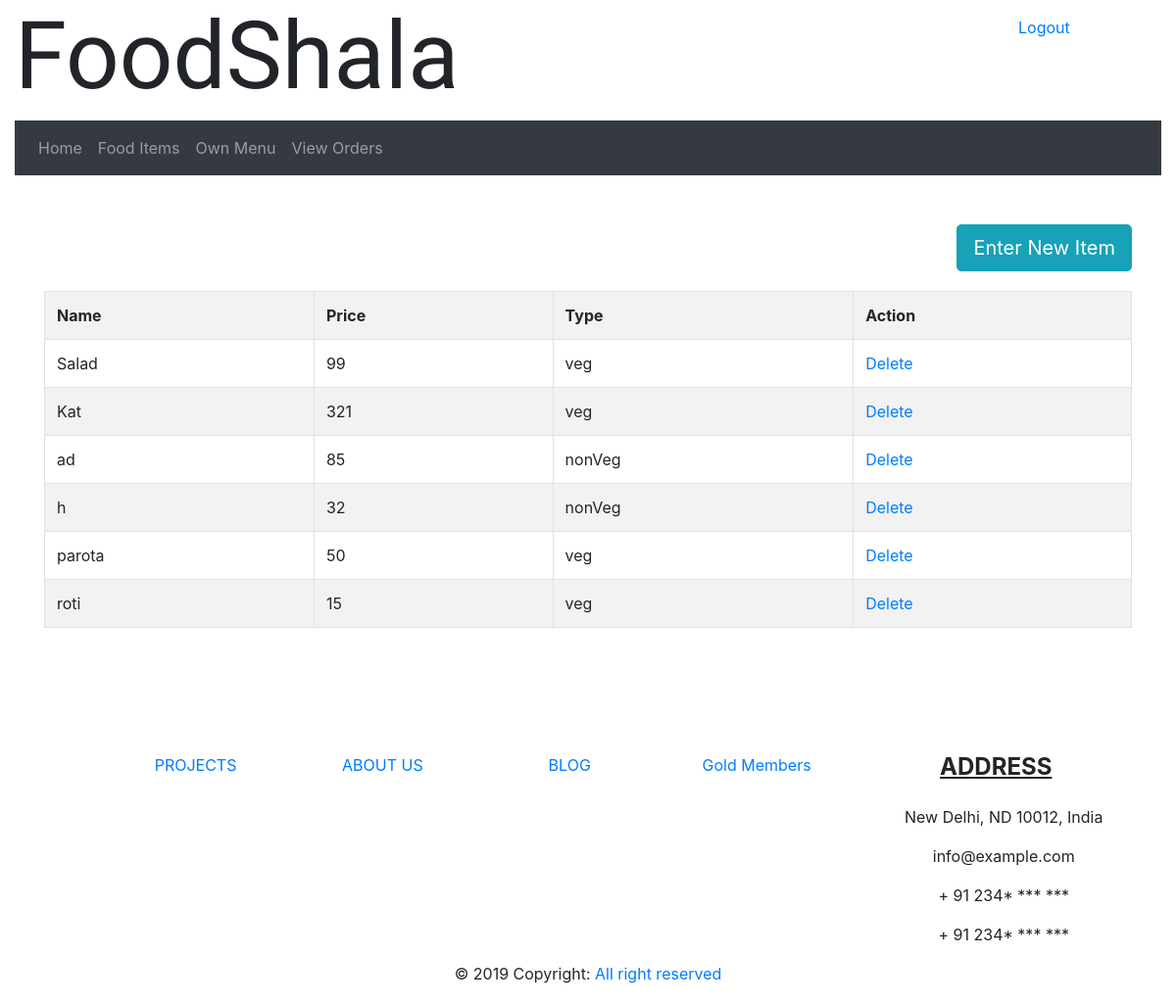
Screenshot of /ownMenu.php (signed in) with the database file from the repository.
### tables this page shows
CREATE TABLE `food` (
  `foodID` int(5) NOT NULL,
  `name` varchar(30) NOT NULL,
  `price` int(5) NOT NULL,
  `type` varchar(7) NOT NULL,
  `rid` int(5) NOT NULL
);

### ownMenuTable.php (the view)
<?php
	$rid=$_SESSION['rid'];
	$query2="select * from food where rid='$rid'";
	$run2=mysqli_query($link,$query2);
?>
<table class="table table-bordered table-hover table-striped" style="background-color: white;">
	<tr>
		<th>Name</th>
		<th>Price</th>
		<th>Type</th>
		<th>Action</th>
	</tr>
	<?php
		while($array=mysqli_fetch_assoc($run2)){
			?>
			<tr>
				<td><?php echo $array['name']; ?></td>
				<td><?php echo $array['price']; ?></td>
				<td><?php echo $array['type']; ?></td>
				<td>
			 		<a href="deleteFood.php?id=<?php echo $array['foodID'];?>">Delete </a>
			 	</td>
			</tr>
	<?php
		}
	?>
</table>

### ownMenu.php (shortened to what this page needs)
<?php
	include("connection.php");
?>
<!DOCTYPE html>
<html>
<head>
   <link rel="stylesheet" href="https://maxcdn.bootstrapcdn.com/bootstrap/4.3.1/css/bootstrap.min.css">
</head>
<body>
	<div class="container-fluid">
	<?php
		include("header.php");
	?>
	</div>
	<div class="container" style="min-height: 500px;">
		<div class="row">
      <div class="col-md-8">
      </div>
      <div class="col-md-4" style="text-align: right;">
  			<button type="button" class="btn btn-info btn-lg" data-toggle="modal" data-target="#myModal" style="margin-bottom: 20px;">Enter New Item</button>
  		</div>
  </div>
		<div>
			<?php include("ownMenuTable.php");?>
		</div>
	</div>
  <?php
      include("footer.php");
    ?>
</body>
</html>

### header.php (shortened to what this page needs)
<div class="row">
	<div class="col-md-10">
		<h1 class="display-1" style="font-family: Tangerine,cursive;">FoodShala</h1>
	</div>
	<div class="col-md-2">
		<nav class="navbar navbar-expand-md ">
			<ul class="navbar-nav">
			<?php
				if(isset($_SESSION['email']))
              	{
            ?>
                <li class="nav-item"><a class="nav-link" href="logout.php">Logout</a></li>
			<?php
				}
			?>
			</ul>
		</nav>
	</div>
</div>
<nav class="col-md-12 navbar navbar-expand-md bg-dark navbar-dark" style="margin-bottom: 50px;">
	<ul class="navbar-nav">
		<li class="nav-item">
		  <a class="nav-link" href="index.php">Home</a>
		</li>
		<li class="nav-item">
		  <a class="nav-link" href="food.php">Food Items</a>
		</li>
		<?php
			 if(isset($_SESSION['email']) && $_SESSION['role']=='restaurant')
              {
                ?>
                <li class="nav-item"><a class="nav-link" href="ownMenu.php">Own Menu</a></li>
                <li class="nav-item"><a class="nav-link" href="viewOrders.php">View Orders</a></li>
                <?php
              }
           ?>
	</ul>
</nav>

### footer.php
     <div style="padding: 20px; margin-top: 20px; ">
        <div class="row text-center">
            <div class="col-md-1"></div>
            <div class="col-md-8 row">
                    <p class="col-md-3">
                        <a href="#!">PROJECTS</a>
                    </p>
                    <p class="col-md-3">
                        <a href="#!">ABOUT US</a>
                    </p>
                    <p class="col-md-3">
                        <a href="#!">BLOG</a>
                    </p>
                    <p class="col-md-3">
                        <a href="#!">Gold Members</a>
                    </p>
            </div>
            <div class="col-md-3">
                <h4 class="text-uppercase mb-4 font-weight-bold"><u>Address</u></h4>
                <p>
                    <i class="fa fa-home mr-3"></i> New Delhi, ND 10012, India</p>
                <p>
                    <i class="fa fa-envelope mr-3"></i> info@example.com</p>
                <p>
                    <i class="fa fa-phone mr-3"></i> + 91 234* *** ***</p>
                <p>
                    <i class="fa fa-print mr-3"></i> + 91 234* *** ***</p>
            </div>
        </div>
    <div class="text-center">
        © 2019 Copyright:
        <a href="">All right reserved</a>
    </div>
</div>

### rows the page displays
food: name "Salad", price "99", type "veg"
food: name "Kat", price "321", type "veg"
food: name "ad", price "85", type "nonVeg"
food: name "h", price "32", type "nonVeg"
food: name "parota", price "50", type "veg"
food: name "roti", price "15", type "veg"
